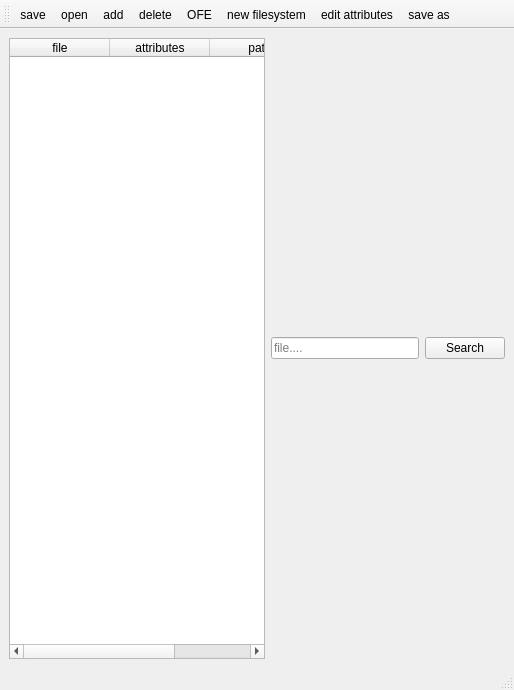
<?xml version="1.0" encoding="UTF-8"?>
<ui version="4.0">
 <class>MainWindow</class>
 <widget class="QMainWindow" name="MainWindow">
  <property name="geometry">
   <rect>
    <x>0</x>
    <y>0</y>
    <width>514</width>
    <height>690</height>
   </rect>
  </property>
  <property name="windowTitle">
   <string>MainWindow</string>
  </property>
  <widget class="QWidget" name="centralwidget">
   <layout class="QVBoxLayout" name="verticalLayout_2">
    <item>
     <layout class="QHBoxLayout" name="horizontalLayout">
      <item>
       <widget class="QTableWidget" name="table">
        <column>
         <property name="text">
          <string>file</string>
         </property>
        </column>
        <column>
         <property name="text">
          <string>attributes</string>
         </property>
        </column>
        <column>
         <property name="text">
          <string>path</string>
         </property>
        </column>
       </widget>
      </item>
      <item>
       <widget class="QLineEdit" name="searchBox">
        <property name="placeholderText">
         <string>file....</string>
        </property>
       </widget>
      </item>
      <item>
       <widget class="QPushButton" name="searchButton">
        <property name="text">
         <string>Search</string>
        </property>
        <property name="icon">
         <iconset>
          <normaloff>:/new/prefix1/Search.png</normaloff>:/new/prefix1/Search.png</iconset>
        </property>
       </widget>
      </item>
     </layout>
    </item>
    <item>
     <layout class="QVBoxLayout" name="verticalLayout"/>
    </item>
   </layout>
  </widget>
  <widget class="QMenuBar" name="menubar">
   <property name="geometry">
    <rect>
     <x>0</x>
     <y>0</y>
     <width>514</width>
     <height>22</height>
    </rect>
   </property>
  </widget>
  <widget class="QStatusBar" name="statusbar"/>
  <widget class="QToolBar" name="toolBar">
   <property name="windowTitle">
    <string>toolBar</string>
   </property>
   <attribute name="toolBarArea">
    <enum>TopToolBarArea</enum>
   </attribute>
   <attribute name="toolBarBreak">
    <bool>false</bool>
   </attribute>
   <addaction name="actionsave"/>
   <addaction name="actionopen"/>
   <addaction name="actionadd"/>
   <addaction name="actiondelete"/>
   <addaction name="actionOFE"/>
   <addaction name="actionnew"/>
   <addaction name="editAttributes"/>
   <addaction name="actionsave_as"/>
  </widget>
  <action name="actionsave">
   <property name="icon">
    <iconset theme="QIcon::ThemeIcon::DocumentSave">
     <normaloff>:/new/prefix1/assets/Save.png</normaloff>:/new/prefix1/assets/Save.png</iconset>
   </property>
   <property name="text">
    <string>save</string>
   </property>
   <property name="menuRole">
    <enum>QAction::MenuRole::NoRole</enum>
   </property>
  </action>
  <action name="actionsave_as">
   <property name="icon">
    <iconset theme="QIcon::ThemeIcon::DocumentSaveAs">
     <normaloff>:/new/prefix1/Save.png</normaloff>:/new/prefix1/Save.png</iconset>
   </property>
   <property name="text">
    <string>save as</string>
   </property>
   <property name="menuRole">
    <enum>QAction::MenuRole::NoRole</enum>
   </property>
  </action>
  <action name="actiondelete">
   <property name="icon">
    <iconset theme="QIcon::ThemeIcon::DialogError">
     <normaloff>:/new/prefix1/Restricted.png</normaloff>:/new/prefix1/Restricted.png</iconset>
   </property>
   <property name="text">
    <string>delete</string>
   </property>
   <property name="toolTip">
    <string>delete file</string>
   </property>
   <property name="menuRole">
    <enum>QAction::MenuRole::NoRole</enum>
   </property>
  </action>
  <action name="actionadd">
   <property name="icon">
    <iconset theme="QIcon::ThemeIcon::ListAdd">
     <normaloff>:/new/prefix1/Add.png</normaloff>:/new/prefix1/Add.png</iconset>
   </property>
   <property name="text">
    <string>add</string>
   </property>
   <property name="toolTip">
    <string>add file</string>
   </property>
   <property name="menuRole">
    <enum>QAction::MenuRole::NoRole</enum>
   </property>
  </action>
  <action name="actionopen">
   <property name="icon">
    <iconset theme="QIcon::ThemeIcon::DocumentOpen">
     <normaloff>:/new/prefix1/Open.png</normaloff>:/new/prefix1/Open.png</iconset>
   </property>
   <property name="text">
    <string>open</string>
   </property>
   <property name="toolTip">
    <string>open filesystem</string>
   </property>
   <property name="menuRole">
    <enum>QAction::MenuRole::NoRole</enum>
   </property>
  </action>
  <action name="editAttributes">
   <property name="icon">
    <iconset theme="QIcon::ThemeIcon::DocumentProperties">
     <normaloff>:/new/prefix1/IE Edit.png</normaloff>:/new/prefix1/IE Edit.png</iconset>
   </property>
   <property name="text">
    <string>edit attributes</string>
   </property>
   <property name="toolTip">
    <string>adit attributes</string>
   </property>
   <property name="menuRole">
    <enum>QAction::MenuRole::NoRole</enum>
   </property>
  </action>
  <action name="actionOFE">
   <property name="icon">
    <iconset theme="QIcon::ThemeIcon::FolderOpen">
     <normaloff>:/new/prefix1/Up.png</normaloff>:/new/prefix1/Up.png</iconset>
   </property>
   <property name="text">
    <string>OFE</string>
   </property>
   <property name="toolTip">
    <string>Open in file manager</string>
   </property>
   <property name="menuRole">
    <enum>QAction::MenuRole::NoRole</enum>
   </property>
  </action>
  <action name="actionnew">
   <property name="icon">
    <iconset theme="QIcon::ThemeIcon::DocumentNew">
     <normaloff>:/new/prefix1/Generic Document.png</normaloff>:/new/prefix1/Generic Document.png</iconset>
   </property>
   <property name="text">
    <string>new filesystem</string>
   </property>
   <property name="menuRole">
    <enum>QAction::MenuRole::NoRole</enum>
   </property>
  </action>
 </widget>
 <resources/>
 <connections/>
</ui>
